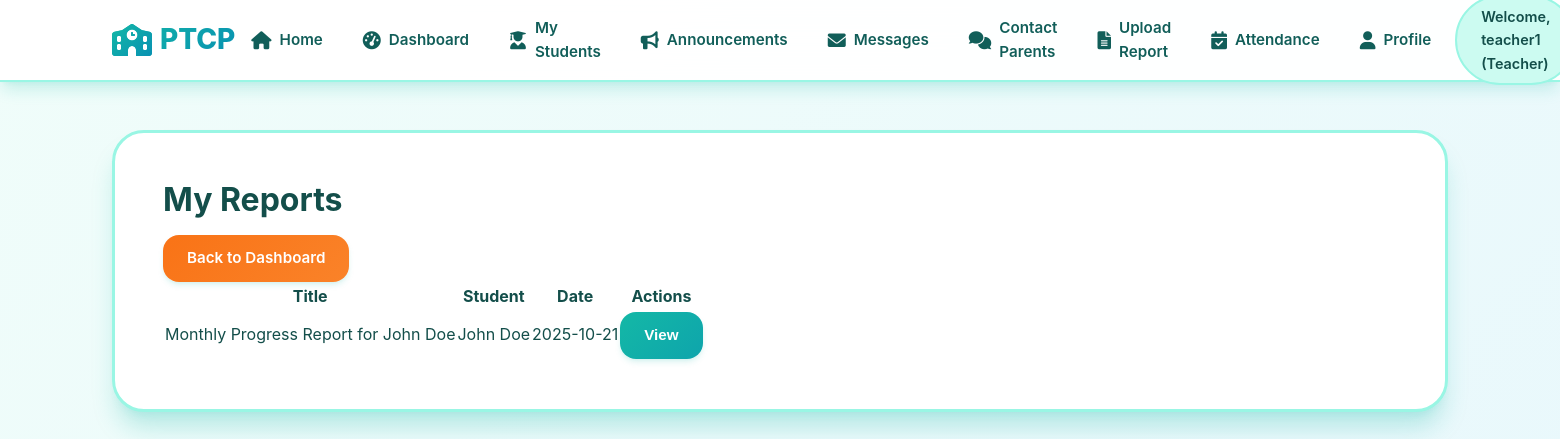
The app's page /teacher/view_reports (signed in) with its own data.
### models/user_model.py (models this page shows, shortened)
class User(UserMixin, db.Model):
    id = db.Column(db.Integer, primary_key=True)
    username = db.Column(db.String(64), unique=True, nullable=False)
    email = db.Column(db.String(120), unique=True, nullable=False)
    password_hash = db.Column(db.String(128))
    role = db.Column(db.String(20), nullable=False)  # 'teacher', 'parent', 'admin'
    is_active = db.Column(db.Boolean, default=True)

### models/report_model.py (models this page shows, shortened)
class Report(db.Model):
    id = db.Column(db.Integer, primary_key=True)
    title = db.Column(db.String(200), nullable=False)
    content = db.Column(db.Text, nullable=False)
    student_id = db.Column(db.Integer, db.ForeignKey('student.id'), nullable=False)
    teacher_id = db.Column(db.Integer, db.ForeignKey('user.id'), nullable=False)
    file_path = db.Column(db.String(500))
    timestamp = db.Column(db.DateTime, default=datetime.utcnow)
    student = db.relationship('Student', backref='reports')
    teacher = db.relationship('User', backref='uploaded_reports')

### models/student_model.py (models this page shows, shortened)
class Student(db.Model):
    id = db.Column(db.Integer, primary_key=True)
    name = db.Column(db.String(100), nullable=False)
    grade = db.Column(db.String(20), nullable=False)
    parent_id = db.Column(db.Integer, db.ForeignKey('user.id'), nullable=False)
    teacher_id = db.Column(db.Integer, db.ForeignKey('user.id'), nullable=False)
    parent = db.relationship('User', foreign_keys=[parent_id], backref='children')
    teacher = db.relationship('User', foreign_keys=[teacher_id], backref='students')

### routes/teacher_routes.py (the view)
@teacher_bp.route('/view_reports')
@login_required
def view_reports():
    if current_user.role != 'teacher':
        return redirect(url_for('main.index'))
    reports = Report.query.filter_by(teacher_id=current_user.id).all()
    return render_template('teacher/view_reports.html', reports=reports)

### app.py (called while the page is built)
@login_manager.user_loader
def load_user(user_id):
    from models.user_model import User
    return User.query.get(int(user_id))

### templates/teacher/view_reports.html (shortened to what this page needs)
{% extends "base.html" %}
{% block content %}
<div class="reports-list">
    <h2>My Reports</h2>
    <a href="{{ url_for('teacher.dashboard') }}" class="btn btn-secondary">Back to Dashboard</a>
    <div class="reports-table">
        <table>
            <thead>
                <tr>
                    <th>Title</th>
                    <th>Student</th>
                    <th>Date</th>
                    <th>Actions</th>
                </tr>
            </thead>
            <tbody>
                {% for report in reports %}
                    <tr>
                        <td>{{ report.title }}</td>
                        <td>{{ report.student.name }}</td>
                        <td>{{ report.timestamp.strftime('%Y-%m-%d') }}</td>
                        <td>
                            <button class="btn btn-primary" onclick="viewReport({{ report.id }})">View</button>
                        </td>
                    </tr>
                {% endfor %}
            </tbody>
        </table>
    </div>
</div>
{% endblock %}

### templates/base.html (shortened to what this page needs)
<!DOCTYPE html>
<html lang="en">
<head>
    <link rel="stylesheet" href="{{ url_for('static', filename='css/style.css') }}">
    <link rel="stylesheet" href="https://cdnjs.cloudflare.com/ajax/libs/font-awesome/6.0.0/css/all.min.css">
</head>
<body>
    {% if current_user.is_authenticated %}
    <div class="full-width-layout">
        <header class="top-nav">
            <div class="nav-container">
                <h1><i class="fas fa-school"></i> PTCP</h1>
                <nav class="main-nav">
                    <ul>
                        <li>
                            <a href="{{ url_for('main.index') }}" class="{% if request.endpoint == 'main.index' %}active{% endif %}">
                                <i class="fas fa-home"></i> Home
                            </a>
                        </li>
                        {% if current_user.role == 'admin' %}
                            <li>
                                <a href="{{ url_for('admin.dashboard') }}" class="{% if 'admin' in request.endpoint %}active{% endif %}">
                                    <i class="fas fa-tachometer-alt"></i> Dashboard
                                </a>
                            </li>
                            <li>
                                <a href="{{ url_for('admin.manage_users') }}" class="{% if request.endpoint == 'admin.manage_users' %}active{% endif %}">
                                    <i class="fas fa-users"></i> Manage Users
                                </a>
                            </li>
                            <li>
                                <a href="{{ url_for('admin.manage_students') }}" class="{% if request.endpoint == 'admin.manage_students' %}active{% endif %}">
                                    <i class="fas fa-user-graduate"></i> Manage Students
                                </a>
                            </li>
                            <li>
                                <a href="{{ url_for('admin.view_logs') }}" class="{% if request.endpoint == 'admin.view_logs' %}active{% endif %}">
                                    <i class="fas fa-history"></i> Activity Logs
                                </a>
                            </li>
                        {% elif current_user.role == 'teacher' %}
                            <li>
                                <a href="{{ url_for('teacher.dashboard') }}" class="{% if request.endpoint == 'teacher.dashboard' %}active{% endif %}">
                                    <i class="fas fa-tachometer-alt"></i> Dashboard
                                </a>
                            </li>
                            <li>
                                <a href="{{ url_for('teacher.view_students') }}" class="{% if request.endpoint == 'teacher.view_students' %}active{% endif %}">
                                    <i class="fas fa-user-graduate"></i> My Students
                                </a>
                            </li>
                            <li>
                                <a href="{{ url_for('teacher.announcements') }}" class="{% if request.endpoint == 'teacher.announcements' %}active{% endif %}">
                                    <i class="fas fa-bullhorn"></i> Announcements
                                </a>
                            </li>
                            <li>
                                <a href="{{ url_for('teacher.view_messages') }}" class="{% if request.endpoint == 'teacher.view_messages' %}active{% endif %}">
                                    <i class="fas fa-envelope"></i> Messages
                                </a>
                            </li>
                            <li>
                                <a href="{{ url_for('teacher.contact_parents') }}" class="{% if request.endpoint == 'teacher.contact_parents' %}active{% endif %}">
                                    <i class="fas fa-comments"></i> Contact Parents
                                </a>
                            </li>
                            <li>
                                <a href="{{ url_for('teacher.upload_report') }}" class="{% if request.endpoint == 'teacher.upload_report' %}active{% endif %}">
                                    <i class="fas fa-file-alt"></i> Upload Report
                                </a>
                            </li>
                            <li>
                                <a href="{{ url_for('teacher.attendance') }}" class="{% if request.endpoint == 'teacher.attendance' %}active{% endif %}">
                                    <i class="fas fa-calendar-check"></i> Attendance
                                </a>
                            </li>
                            <li>
                                <a href="{{ url_for('teacher.profile') }}" class="{% if request.endpoint == 'teacher.profile' %}active{% endif %}">
                                    <i class="fas fa-user"></i> Profile
                                </a>
                            </li>
                        {% endif %}
                        <li class="user-info">
                            <span>Welcome, {{ current_user.username }} ({{ current_user.role.title() }})</span>
                        </li>
                    </ul>
                </nav>
            </div>
        </header>
        <main class="main-content-full">
            <div class="content-body">
                {% block content %}{% endblock %}
            </div>
        </main>
    </div>
    {% endif %}
</body>
</html>

### records on screen
User: username "teacher1", role "Teacher"
Report: title "Monthly Progress Report for John Doe", student.name "John Doe", timestamp "2025-10-21"
